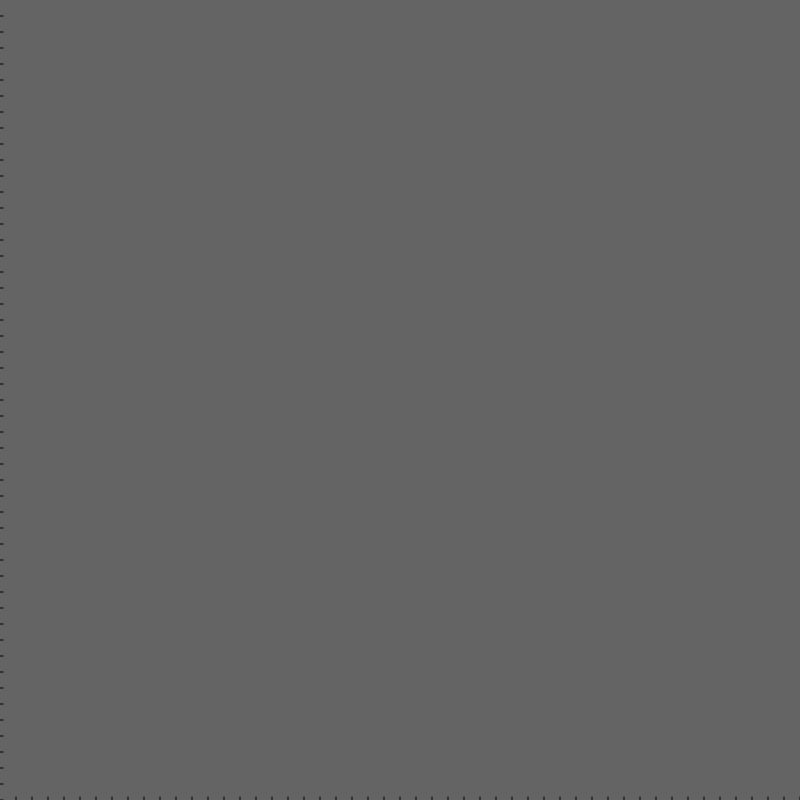
Frame 1 (no input)
Frame 60 (no input): identical to frame 1, image omitted
Frame 120 (the mouse pressed at the canvas centre since frame 60): identical to frame 1, image omitted

The p5.js sketch that drew this single still picture (run headless with seeded random() and noise() and a simulated clock; from frame 60 on, the mouse is pressed at the canvas centre):

// p5.js sketch
// ── sketch.js
let data = [];
let interval;
let avgX, avgY;
let a, b;

function setup() {
	createCanvas(800, 800);
	frameRate(30);
	background(100);
	avgX = 0; 
	avgY = 0;
	interval = 50;
	for(let i = 1; i <= interval; i++) {
		line(0, height/interval * i, 3, height/interval * i);
		line(width/interval * i, height, width/interval * i, height - 3);
	}
}

function draw() {
	
}

function mouseClicked() {
	//Maping mouse axis from range of window size to range 0 to 100
	let _x = map(mouseX, 0, width, 0, 100);
	let _y = map(mouseY, 0, height, 100, 0);
	data.push(createVector(_x, _y));
	show(data[data.length - 1]);
	calcAverage();
}

function keyTyped() {
	
}

/**
 * Shows a point at given position on canvas.
 * @param _vec Position vector of point to show
 */
function show(_vec) {
	let _x = map(_vec.x, 100, 0, width, 0);
	let _y = map(_vec.y, 0, 100, height, 0);
	stroke(0);
	fill(240);
	ellipse(_x, _y, 5, 5);
}
/**
 * Calculate average of y axis and x axis
 * 
 */
function calcAverage() {
	let sumX = 0; 
	let sumY = 0;
	let sumDelta = 0;
	let sumDeltaX2 = 0;
	let x1 = 0, 
		y1, 
		x2 = 100, 
		y2;
	for(let i = 0; i < data.length; i++) {
		sumX += data[i].x;
		sumY += data[i].y;
	}

	avgX = sumX / data.length;
	avgY = sumY / data.length;

	data.forEach(vec => {
		sumDelta += (vec.x - avgX) * (vec.y - avgY);
		sumDeltaX2 += pow(vec.x - avgX, 2);
	});
	

	a = sumDelta / sumDeltaX2;
	b = avgY - (a * avgX);
	background(100);
	for (let i = 0; i < data.length; i++) {
		show(data[i]);
	}
	for(let i = 1; i <= interval; i++) {
		line(0, height/interval * i, 3, height/interval * i);
		line(width/interval * i, height, width/interval * i, height - 3);
	}
	
	y1 = (a * x1) + b;
	y2 = (a * x2) + b;

	x1 = map(x1, 0, 100, 0, width);
	x2 = map(x2, 0, 100, 0, width);
	y1 = map(y1, 0, 100, height, 0);
	y2 = map(y2, 0, 100, height, 0);

	line(x1, y1, x2, y2);
}
